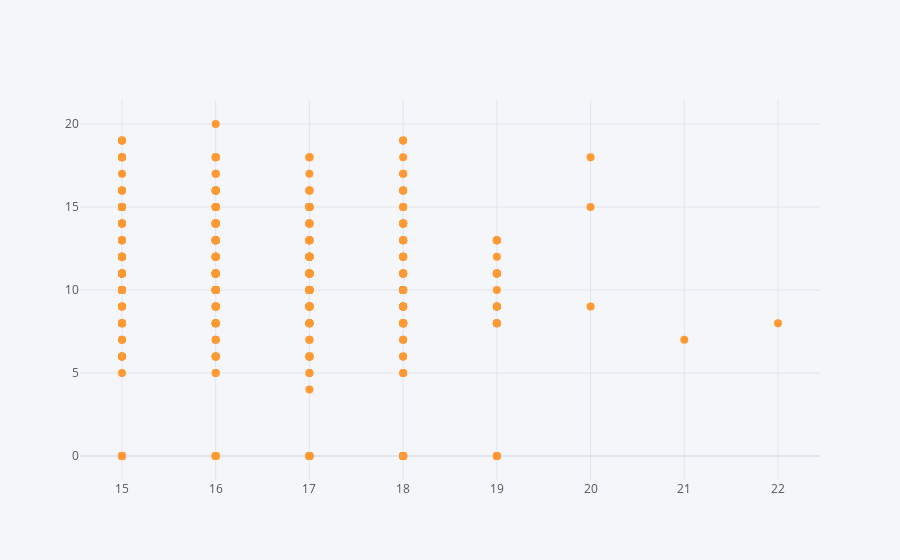

The notebook cell saved with this chart:
### Code cell
stud.iplot(kind='scatter',x='age',y='G3',mode='markers',size=8)    # Plot for age vs G3

### Figure 1 — Plotly figure (JSON) as saved in the notebook; plotly's stock layout.template omitted (floating-point values rounded to 4 significant figures; data arrays with more than 128 entries replaced by an {"elided": "..."} marker saying what was removed)
{"data": [{"line": {"color": "rgba(255, 153, 51, 1.0)", "dash": "solid", "shape": "linear", "width": 1.3}, "marker": {"size": 8, "symbol": "circle"}, "mode": "markers", "name": "G3", "text": "", "type": "scatter", "x": {"elided": "395 int values"}, "y": {"elided": "395 int values"}}], "layout": {"legend": {"bgcolor": "#F5F6F9", "font": {"color": "#4D5663"}}, "paper_bgcolor": "#F5F6F9", "plot_bgcolor": "#F5F6F9", "title": {"font": {"color": "#4D5663"}}, "xaxis": {"gridcolor": "#E1E5ED", "showgrid": true, "tickfont": {"color": "#4D5663"}, "title": {"font": {"color": "#4D5663"}, "text": ""}, "zerolinecolor": "#E1E5ED"}, "yaxis": {"gridcolor": "#E1E5ED", "showgrid": true, "tickfont": {"color": "#4D5663"}, "title": {"font": {"color": "#4D5663"}, "text": ""}, "zerolinecolor": "#E1E5ED"}}}
